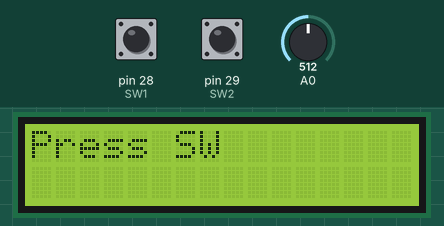
A sketch run on a simulated Arduino Mega 2560, built with avr-gcc and run on an emulated ATmega2560. Parts: 16×2 character LCD. The inputs (shaded band) are chosen by the test bench; at power-on: pin 28 (SW1) LOW, pin 29 (SW2) LOW, A0 = 512. Random numbers use the default seed unless the sketch sets one; what the sketch prints to the serial monitor is not drawn.

Above: at 1.2 s.
1.3 s: pin 28 (SW1) pulled HIGH for 0.15 s
At 2.3 s:
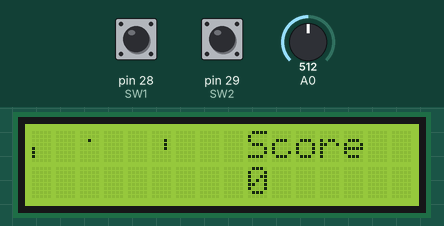
3.3 s: pin 29 (SW2) pulled HIGH for 1 s
At 7.2 s:
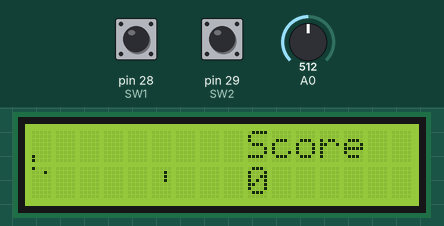
7.3 s: pin 28 (SW1) pulled HIGH for 3.2 s
At 9.7 s:
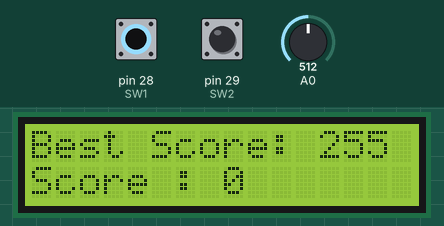
13.5 s: pin 29 (SW2) pulled HIGH for 1 s
At 14.1 s:
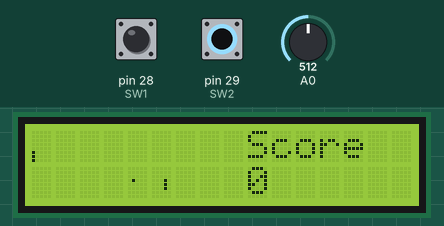
Timing chart, 0 to 16.5 s (numbered marks = the images above; inputs shaded):
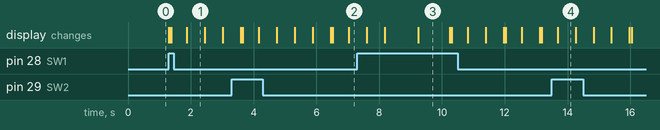

The sketch:

Project_Pong.ino
```cpp
//배열을 오버해서 사용하는 것을 방지하기 위해서 if문을 넣어줘 범

//배선 세팅
#define RS 22
#define E 23
#define DB4 24
#define DB5 25
#define DB6 26
#define DB7 27

#define SW1 28
#define SW2 29

//게임 기초 세팅
#define Limit_Row_Top 1

int Speed=500;
int Speed_Up=50;
int Limit_Col=5;

#include <LiquidCrystal.h>
#include<EEPROM.h>

int addr=0;

LiquidCrystal lcd(RS, E, DB4, DB5, DB6, DB7);

bool Game_Start=false;
bool Game_Over=false;
bool Row_Up=true;
bool Col_Left=true;
bool Bar_Lose_Flag=false;
bool SW=false;
bool Bar_Go_Up=false;
bool Fail_Detect=false;

int Big_Row=0;//큰 셀의 행(가로)
int Big_Col=Limit_Col/2;//큰 셀의 열(세로)
int Bar_1p_Row=0;//1p 막대기 행(가로)
int Bar_2p_Row=0;

int Row=3;
int Col=4;

int Bar_Center_1p=5;//원점은 위 끝으로 설정함
int Bar_Center_2p=5;
int Bar_Lose=0;//위쪽으로 바이동시 초과해서 버린 횟수
int Bar_Up_Lose_2p=0;//위쪽으로 바이동시 초과해서 버린 횟수
int Bar_Down_Lose_2p=0;//아래쪽으로 바이동시 초과해서 버린 횟수
int Go_Up=true;

int Score=0;

byte Ball_Location[8] = {
  B00000,//0
  B00000,//1
  B00000,//2
  B00000,//3
  B00000,//4
  B00000,//5
  B00000,//6
  B00000,//7
};

byte Bar_1p_Top[8] = {//1P 위쪽 바
  B00000,//0
  B00000,//1
  B00000,//2
  B00000,//3
  B00000,//4
  B00000,//5
  B00000,//6
  B00000,//7
};

byte Bar_1p_Bottom[8] = {//1P 아래쪽 바
  B00000,//0
  B00000,//1
  B00000,//2
  B00000,//3
  B00000,//4
  B00000,//5
  B00000,//6
  B00000,//7
};

byte Bar_2p_Top[8] = {//2P 위쪽 바
  B00000,//0
  B00000,//1
  B00000,//2
  B00000,//3
  B00000,//4
  B00000,//5
  B00000,//6
  B00000,//7
};

byte Bar_2p_Bottom[8] = {//2P 아래쪽 바
  B00000,//0
  B00000,//1
  B00000,//2
  B00000,//3
  B00000,//4
  B00000,//5
  B00000,//6
  B00000,//7
};

void Game_Start_Set(){//초기 세팅값
  randomSeed(analogRead(A0));//아날로그핀의 플로팅 현상으로 인해 0~1023사이 무작이 값 반환
  //아두이노 랜덤 시퀀스는 정해져 있으므로 난수
  Big_Row=random(0,2);//초기 공 위치
  Big_Col=Limit_Col/2;//초기 공위치초기화
  Row=random(1,8);
  Serial.println(Row);
  Col=4;
  for(int i=0;i<=7;i++){//재시작시 내부 클리어
    Ball_Location[i]=0x00;
    Bar_1p_Top[i]=0x00;
    Bar_1p_Bottom[i]=0x00;
    Bar_2p_Top[i]=0x00;
    Bar_2p_Bottom[i]=0x00;
  }
  Ball_Location[Row]=0x01;//초기공 생성
  Bar_1p_Row=0;//1p 막대기 행(가로)
  Bar_2p_Row=0;
  Bar_Lose=0;//바이동시 초과해서 버린 횟수
  Bar_Center_1p=5;//원점은 위 끝으로 설정함
  Bar_Center_2p=5;
  for(int i=5;i<=7;i++){//바 초기위치
    Bar_1p_Top[i]=0x10;
  }
  Fail_Detect=false;
  Score=0;
  Speed=500;
  Game_Start=true;
  Game_Over=false;
}

int Move_Row(){
  if(Row_Up){
    if(Row==Limit_Row_Top){//작은셀이 맨 위일때 칸을 홀수로 만들어 패턴 변환
      if(!Big_Row){// (n,0)일때
        Row_Up=false;// 열이 아래로 이동한다
        if(Row+1<8) Ball_Location[Row+1]=Ball_Location[Row];
        Ball_Location[Row]=0x00;
        Row++;
        return 0;
      }
    }
    if(Row==0){//밑에는 0줄도 출력하기 때문에 따로 줌
      if(Big_Row){// (n,1)일때
        Big_Row=0;   // (n,0)으로 만들고
        Row=7;       // 작은셀을 맨 아래로 설정
        Ball_Location[7]=Ball_Location[0];
        Ball_Location[0]=0x00;
        return 0;
      }
     }
   //후 연산해서 조건이 맞으면 먼저 끝낸다
   //선 연산을 한 뒤 조건을 하면 동작이 꼬임
   if(Row-1>=0) Ball_Location[Row-1]=Ball_Location[Row];//현재 열값을 다음열 값에 넣는데
   Ball_Location[Row]=0x00;//이전 Row 초기화
   Row--;//Row를 다음열로 이동하여 현재열을 갱신한다
  }

  if(!Row_Up){

   if(Row==7){//작은셀이 맨 아래일때
    if(Big_Row==1){// (n,1)일때
      Row_Up=true; // 열이 위로 이동한다
      if(Row-1>=0) Ball_Location[Row-1]=Ball_Location[Row];
      Ball_Location[Row]=0x00;
      Row--;
      return 0;    //Big_Row 실행 막기
    }

    if(Big_Row==0){// (n,0)일때
      Big_Row=true;   // (n,1)로 만들고
      Row=0;       // 작은셀을 맨 위로 설정
      Ball_Location[0]=Ball_Location[7];
      Ball_Location[7]=0x00;
      return 0;
    }
   }
   if(Row+1<8) Ball_Location[Row+1]=Ball_Location[Row];//Row값을 다음순서에 저장
   Ball_Location[Row]=0x00;
   Row++;//현재 열의 위치
  }
}

void Move_Col(){
  if(Col_Left){
    if(Col==0)
      if(Big_Col!=0){
       Ball_Location[Row]=0x01;
       Col=4;
       Big_Col--;
       return ;
    }
    Ball_Location[Row] <<=1;
    Col--;
  }
  if(!Col_Left){
   if(Col==4)
     if(Big_Col!=Limit_Col){
       Ball_Location[Row]=0x10;
       Col=0;
       Big_Col++;
       return ;
    }
    Ball_Location[Row] >>=1;
    Col++;
  }
  if(Big_Col==0)
    if(Col==1){
      Fail_Detect=true;
      Col_Left=false;
    }
  if(Big_Col==Limit_Col)
    if(Col==2)//칸을 홀수로 만들어 패턴 변환
      Col_Left=true;
}

void Bar_Lose_Set(){
  SW=false;
  if(Bar_Go_Up){
        Bar_Lose--;
        if(Bar_Lose==2){
          Bar_1p_Bottom[2]=0x00;
          Bar_1p_Bottom[1]=0x10;
          Bar_1p_Bottom[0]=0x10;
          Bar_1p_Top[7]=0x10;
          Bar_1p_Top[6]=0x00;
          Bar_1p_Top[5]=0x00;
        }
        if(Bar_Lose==1){
          Bar_1p_Bottom[2]=0x00;
          Bar_1p_Bottom[1]=0x00;
          Bar_1p_Bottom[0]=0x10;
          Bar_1p_Top[7]=0x10;
          Bar_1p_Top[6]=0x10;
          Bar_1p_Top[5]=0x00;
        }
        if(Bar_Lose==0){
          Bar_1p_Bottom[2]=0x00;
          Bar_1p_Bottom[1]=0x00;
          Bar_1p_Bottom[0]=0x00;
          Bar_1p_Top[7]=0x10;
          Bar_1p_Top[6]=0x10;
          Bar_1p_Top[5]=0x10;
          Bar_Center_1p=5;
          Bar_Lose=0;
          Bar_1p_Row=0;
          Bar_Lose_Flag=false;
        }
  }
  if(!Bar_Go_Up){
    Bar_Lose++;
        if(Bar_Lose==1){
          Bar_1p_Top[5]=0x00;
          Bar_1p_Top[6]=0x10;
          Bar_1p_Top[7]=0x10;
          Bar_1p_Bottom[0]=0x10;
          Bar_1p_Bottom[1]=0x00;
          Bar_1p_Bottom[2]=0x00;
        }
        if(Bar_Lose==2){
          Bar_1p_Top[5]=0x00;
          Bar_1p_Top[6]=0x00;
          Bar_1p_Top[7]=0x10;
          Bar_1p_Bottom[0]=0x10;
          Bar_1p_Bottom[1]=0x10;
          Bar_1p_Bottom[2]=0x00;
        }
        if(Bar_Lose==3){
          Bar_1p_Top[5]=0x00;
          Bar_1p_Top[6]=0x00;
          Bar_1p_Top[7]=0x00;
          Bar_1p_Bottom[0]=0x10;
          Bar_1p_Bottom[1]=0x10;
          Bar_1p_Bottom[2]=0x10;
          Bar_Center_1p=0;
          Bar_Lose=3;
          Bar_1p_Row=1;
          Bar_Lose_Flag=false;
        }
  }
}

void Move_Bar(){
  if(digitalRead(SW1)){//위로 가는 것
    Bar_Go_Up=true;
    SW=true;
    if(Bar_1p_Row==0){//0열에 있을때
      if(Bar_Center_1p!=Limit_Row_Top){
        if(Bar_Center_1p+2<8)
          if(Bar_Center_1p+2>=0)
            Bar_1p_Top[Bar_Center_1p+2]=0x00;//이전값 지움
        Bar_Center_1p--;
      }
      if(Bar_Center_1p==Limit_Row_Top){//더이상 못가게 막음
        Bar_Center_1p=Limit_Row_Top;
      }
      if(Bar_Center_1p<8) Bar_1p_Top[Bar_Center_1p]=0x10;
      if(Bar_Center_1p+1<8) Bar_1p_Top[Bar_Center_1p+1]=0x10;
      if(Bar_Center_1p+2<8) Bar_1p_Top[Bar_Center_1p+2]=0x10;
    }
    if(Bar_1p_Row==1){//1열에 있을때
      if(Bar_Center_1p+2<8)
          if(Bar_Center_1p+2>=0)
            Bar_1p_Bottom[Bar_Center_1p+2]=0x00;//이전값 지움
      Bar_Center_1p--;
      if(Bar_Center_1p<0){//바 중심이 7일때 한개가 버려짐
        Bar_Lose_Flag=true;
        return ;
      }
      if(Bar_Center_1p<8) Bar_1p_Bottom[Bar_Center_1p]=0x10;
      if(Bar_Center_1p+1<8) Bar_1p_Bottom[Bar_Center_1p+1]=0x10;
      if(Bar_Center_1p+2<8) Bar_1p_Bottom[Bar_Center_1p+2]=0x10;
    }
  }
  if(digitalRead(SW2)){//아래로 가는 것
    Bar_Go_Up=false;
    SW=true;
    if(Bar_1p_Row==1){//1열에 있을때
      if(Bar_Center_1p!=5){//맨 밑에 닿지 않았을때
        if(Bar_Center_1p<8)
          if(Bar_Center_1p>=0)
            Bar_1p_Bottom[Bar_Center_1p]=0x00;//이전값 지움
        Bar_Center_1p++;
      }
      if(Bar_Center_1p==5){//더이상 못가게 막음
        Bar_Center_1p=5;
      }
      if(Bar_Center_1p>=0) Bar_1p_Bottom[Bar_Center_1p]=0x10;
      if(Bar_Center_1p+1>=0) Bar_1p_Bottom[Bar_Center_1p+1]=0x10;
      if(Bar_Center_1p+2>=0) Bar_1p_Bottom[Bar_Center_1p+2]=0x10;
    }
    if(Bar_1p_Row==0){//0열에 있을때
        if(Bar_Center_1p<8)
          if(Bar_Center_1p>=0)
            Bar_1p_Top[Bar_Center_1p]=0x00;//이전값 지움
      Bar_Center_1p++;
      if(Bar_Center_1p>5){//바 중심이 5일때 한개가 버려짐
        Bar_Lose_Flag=true;
        return ;
      }
      if(Bar_Center_1p>=0)  Bar_1p_Top[Bar_Center_1p]=0x10;
      if(Bar_Center_1p+1>=0)  Bar_1p_Top[Bar_Center_1p+1]=0x10;
      if(Bar_Center_1p+2>=0)  Bar_1p_Top[Bar_Center_1p+2]=0x10;
    }
  }
}

void Move_CPU(){
  if(Big_Row==0){
    if(Row==Limit_Row_Top){
      Go_Up=false;
    }
  }
  if(Big_Row==1){
    if(Row==7)  Go_Up=true;
    if(Row>=6)  return;
  }
  if(Go_Up){
    if(Big_Row==0){
      if(Row-1>=0)  Bar_2p_Top[Row-1]=0x00;
      if(Row>=0)
        if(Row<8)
          Bar_2p_Top[Row]=0x02;
      if(Row+1<8)  Bar_2p_Top[Row+1]=0x02;
      if(Row+2<8)  Bar_2p_Top[Row+2]=0x02;
      if(Row+3<8)  Bar_2p_Top[Row+3]=0x00;
      if(Row==7)  Bar_2p_Bottom[2]=0x00;//칸이동
      if(Row==6)  Bar_2p_Bottom[1]=0x00;
      if(Row==5)  Bar_2p_Bottom[0]=0x00;
    }
    if(Big_Row==1){
      if(Row-1>=0)  Bar_2p_Bottom[Row-1]=0x00;
      if(Row>=0)
        if(Row<8)
          Bar_2p_Bottom[Row]=0x02;
      if(Row+1<8)  Bar_2p_Bottom[Row+1]=0x02;
      if(Row+2<8)  Bar_2p_Bottom[Row+2]=0x02;
      if(Row+3<8)  Bar_2p_Bottom[Row+3]=0x00;
    }
  }
  if(!Go_Up){
    if(Big_Row==1){
      Bar_2p_Top[7]=0x00;
      if(Row-1>=0)  Bar_2p_Bottom[Row-1]=0x00;
      if(Row>=0)
        if(Row<8)
          Bar_2p_Bottom[Row]=0x02;
      if(Row+1<8)  Bar_2p_Bottom[Row+1]=0x02;
      if(Row+2<8)  Bar_2p_Bottom[Row+2]=0x02;
      if(Row+3<8)  Bar_2p_Bottom[Row+3]=0x00;
    }
    if(Big_Row==0){
      if(Row-1>=0)  Bar_2p_Top[Row-1]=0x00;
      if(Row>=0)
        if(Row<8)
          Bar_2p_Top[Row]=0x02;
      if(Row+1<8)  Bar_2p_Top[Row+1]=0x02;
      if(Row+2<8)  Bar_2p_Top[Row+2]=0x02;
      if(Row+3<8)  Bar_2p_Top[Row+3]=0x00;
      if(Row==6)  Bar_2p_Bottom[0]=0x02;
      if(Row==7)  Bar_2p_Bottom[1]=0x02;
    }
  }
}

bool Fail(){
  if(Fail_Detect){
    Fail_Detect=false;
    Score++;
    Speed-=Speed_Up;//속도증가
    if(Speed<=60)//너무 빨라져 공사라짐 방지
      Speed=50;
    byte test[8];
    if(Big_Row==0)
      for(int i=0;i<=7;i++){
        test[i]=Bar_1p_Top[i];
        test[i]|=Ball_Location[i];
      }
    if(Big_Row==1)
      for(int i=0;i<=7;i++){
        test[i]=Bar_1p_Bottom[i];
        test[i]|=Ball_Location[i];
      }
    if(!Bar_Lose_Flag){
      if(Big_Row==0)
        if(test[Row]!=0x18)
          return 1;
      if(Big_Row==1)
        if(test[Row]!=0x18)
          return 1;
    }
    if(Bar_Lose_Flag){//바가 중간에 있을때
      for(int i=5;i<=7;i++)
        if((test[i]&0x10)==0x10)//바가 있는것을 서치
          if(test[i]==0x18)//바가 있는 곳에 공이 있으면
            return 0;            //무사히 통과
      for(int i=0;i<=2;i++)
        if((test[i]&0x10)==0x10)//바가 있는것을 서치
        if(test[i]==0x18)//바가 있는 곳에 공이 있으면
            return 0;            //무사히 통과
      return 1;//여기까지 통과가 안됬으면 공이 없는거다
    }
  }
    return 0;
}

void Score_Count(){
    int Best_Score=EEPROM.read(addr);
    if(Best_Score<Score){//베스트 스코어 갱신{
      EEPROM.write(addr,Score);
      Best_Score=Score;
      lcd.setCursor(0,0);
      lcd.write("New Best Score");
      lcd.setCursor(0,1);
      lcd.write("Best Score: ");
      lcd.print(Best_Score);
      return ;
    }
    lcd.setCursor(0,0);
    lcd.write("Best Score: ");
    lcd.print(Best_Score);
    lcd.setCursor(0,1);
    lcd.write("Score : ");
    lcd.print(Score);
};

void Game_Display(bool Game_Over){
  if(!Game_Over){
  lcd.createChar(0,Ball_Location);
  if(Big_Col==0){//0번째 셀일 때 공이 안보이는 현상을 해소
    if(Big_Row==0){
      for(int i=0;i<8;i++)
        Bar_1p_Top[i]|=Ball_Location[i];
    }
    if(Big_Row==1)  {
      for(int i=0;i<8;i++)
        Bar_1p_Bottom[i]|=Ball_Location[i];
    }
  }
  if(Big_Col==Limit_Col){
    if(Big_Row==0){
      for(int i=0;i<8;i++)
        Bar_2p_Top[i]|=Ball_Location[i];
    }
    if(Big_Row==1)  {
      for(int i=0;i<8;i++)
        Bar_2p_Bottom[i]|=Ball_Location[i];
    }
  }
  lcd.createChar(1,Bar_1p_Top);
  lcd.createChar(2,Bar_1p_Bottom);
  lcd.createChar(3,Bar_2p_Top);
  lcd.createChar(4,Bar_2p_Bottom);
  for(int i=0;i<8;i++){//바만 살리고 나머지 초기화
    Bar_1p_Top[i]&=0x10;
    Bar_1p_Bottom[i]&=0x10;
    Bar_2p_Top[i]&=0x02;
    Bar_2p_Bottom[i]&=0x02;
  }
  lcd.begin(16,2);
  lcd.clear();
  lcd.setCursor(Big_Col,Big_Row);
  lcd.write(byte(0));
  //밑에는 바 출력 관한 식
  lcd.setCursor(0,0);
  lcd.write(byte(1));
  lcd.setCursor(0,1);
  lcd.write(byte(2));
  lcd.setCursor(Limit_Col,0);
  lcd.write(byte(3));
  lcd.setCursor(Limit_Col,1);
  lcd.write(byte(4));
  lcd.setCursor(9,0);
  lcd.write("Score");
  lcd.setCursor(9,1);
  lcd.print(Score);
  delay(Speed);
  }

  if(Game_Over){
    delay(500);//죽는 장면 보기 위해
    Score--;
    lcd.clear();
    Score_Count();
    delay(1000);
    Game_Start=false;
  }
}

void setup() {
  pinMode(SW1,INPUT);
  pinMode(SW2,INPUT);
  lcd.begin(16,2);
  lcd.setCursor(0,0);
  lcd.write("Press SW");
  Serial.begin(9600);
}

void loop() {
  if(Game_Start){
    Move_Row();
    Move_Col();
    Move_Bar();
      if(Bar_Lose_Flag)
        if(SW)
          Bar_Lose_Set();
    Move_CPU();
    Game_Display(Game_Over);
    Game_Over=Fail();
  }
  if(!Game_Start)
    if(digitalRead(SW1)){//스위치1을 누르면 게임 재시작
      lcd.clear();
      Game_Over=false;
      Game_Start=true;
      Game_Start_Set();//초기 셋업
    }
}
```

Measured:
- after the input at 1.3 s, the display: first changes at once (image 1 shows a later state)
- what the display in image 3 shows lasts 1.0 s, from 9.2 s to 10.2 s
